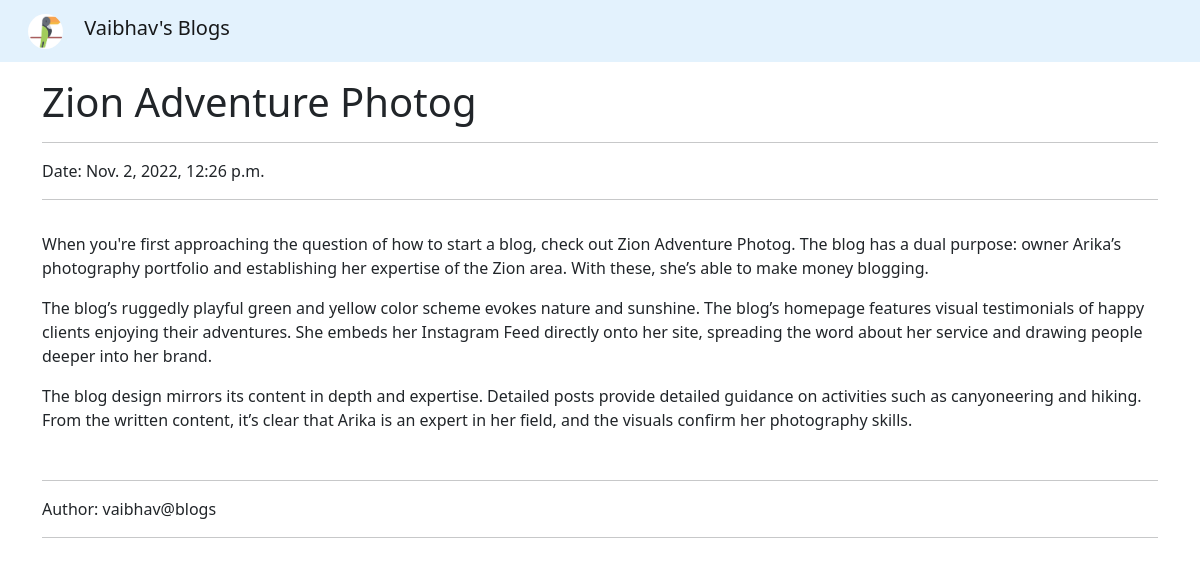
/blogs/getblog/1/, run on the app's committed database.
### Blogs/models.py (models this page shows, shortened)
class Blog(models.Model):
    title = models.TextField(null=True, blank=True)
    content = models.TextField(null=True, blank=True)
    author = models.ForeignKey(User, null=True, blank=True, on_delete=models.SET_NULL)
    date = models.DateTimeField(auto_now_add=True, null=True, blank=True)

### Blogs/views.py (the view)
# urls.py: path('getblog/<int:pk>/', getBlog, name='get_blog'),
def getBlog(request, pk):
    try:
        blog = Blog.objects.get(id=pk)
        context = {'blog':blog}
        return render(request, 'Blogs/blog.html', context)
    except Exception as e:
        context = {'error':str(e)}
        return render(request, 'Blogs/error.html', context)

### templates/Blogs/blog.html (shortened to what this page needs)
{% extends 'Blogs/base.html' %}
{% block content %}
<div class="container my-3">
    <h1 class="h1 text-dark">{{blog.title}}</h1>
    <hr>
    <div>Date: {{blog.date}}</div>
    <hr>
    <div class="py-3">
        {{blog.content | safe}}
    </div>
    <hr>
    <div>Author: {{blog.author.username}}</div>
    <hr>
</div>
{% endblock %}

### data on the page
Blog: title "Zion Adventure Photog", date "Nov. 2, 2022, 12:26 p.m.", content "When you're first approaching the question of how to start a blog, check out Zion Adventure Photog. The blog has a dual purpose: owner Arika’s photography portfolio and establishing her expertise of the Zion area. With these, she’s able to make money blogging. The blog’s ruggedly playful green and yellow color scheme evokes nature and sunshine. The blog’s homepage features visual testimonials of happy clients enjoying their adventures. She embeds her Instagram Feed directly onto her site, spreading the word about her service and drawing people deeper into her brand. The blog design mirrors its content in depth and expertise. Detailed posts provide detailed guidance on activities such as…", author.username "vaibhav@blogs"
